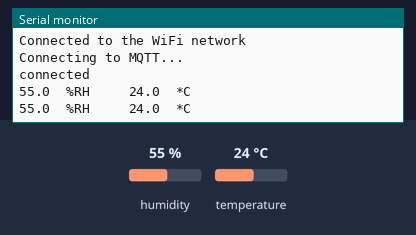
The sketch below on a simulated ESP8266 (NodeMCU). Parts: the last lines printed to the serial monitor. The test bench sets the inputs (shaded band); at power-on: humidity 55 %, temperature 24 °C. WiFi joins after 1.5 s; servers stay silent unless stated; no MQTT or app messages arrive unless stated.

Above: at 2.7 s.
2.8 s: humidity set to 22 %
At 4.0 s:
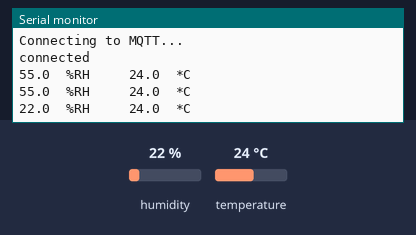
4.3 s: temperature set to 12 °C
At 5.2 s:
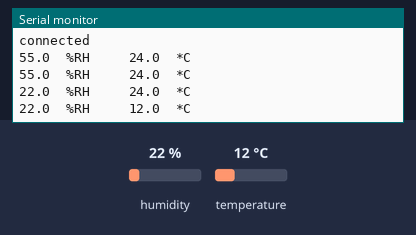
5.8 s: humidity set to 40 %
At 7.4 s:
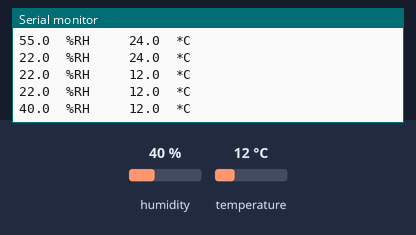
Timing chart, 0 to 8.9 s (numbered marks = the images above; inputs shaded):
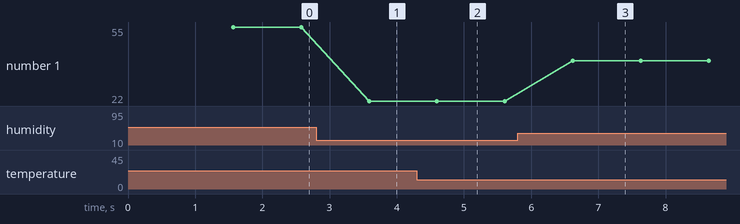

Measured:
- after the input at 2.8 s, the serial monitor: prints a new line after 0.79 s (image 1)
- after the input at 4.3 s, the serial monitor: prints a new line after 0.30 s (image 2)
- after the input at 5.8 s, the serial monitor: prints a new line after 0.82 s (image 3)
- plotted number 1: 55 → 22 after the input at 2.8 s, 22 → 40 after the input at 5.8 s

The sketch:

TempHumidityCube.ino
```cpp
#include <ESP8266WiFi.h>
#include <PubSubClient.h>
#include "DHTesp.h"

#define DHT11_PIN 2 // NodeMcu D4 pin

const char* ssid     = "UPC3499437";
const char* password = "wuNzAp3dhh7t";

const char* mqttServer = "cloud.hackcube.org";
const int mqttPort = 11883;
const char* mqttUser = "YourMqttUser";
const char* mqttPassword = "YourMqttUserPassword";

DHTesp dht;
WiFiClient espClient;
PubSubClient client(espClient);

void setup() {
  Serial.begin(115200);
  WiFi.begin(ssid, password);

  while (WiFi.status() != WL_CONNECTED) {
      delay(500);
      Serial.println("Connecting to WiFi..");
    }
  Serial.println("Connected to the WiFi network");

  client.setServer(mqttServer, mqttPort);

  connectToMqtt();

  client.publish("esp/test", "Hello from ESP8266");
  dht.setup(DHT11_PIN, DHTesp::DHT11);
}

void connectToMqtt(){
    while (!client.connected()) {
    Serial.println("Connecting to MQTT...");

    if (client.connect("ESP8266Client")) {

      Serial.println("connected");

    } else {

      Serial.print("failed with state ");
      Serial.print(client.state());
      delay(2000);

    }
  }
}

void loop() {
  GetDhtValues();
  if(!client.connected()){
    connectToMqtt();
  }
}

void GetDhtValues() {

  float wilgotnosc = dht.getHumidity();
  float temperatura = dht.getTemperature();
  if (dht.getStatusString() == "OK") {
     //Pobranie informacji o wilgotnosci
    char charBuf[50];
    Serial.print(wilgotnosc, 1);
    String(wilgotnosc).toCharArray(charBuf, 50);
    client.publish("testcube/humidity", charBuf);
    Serial.print("\t");
    Serial.print("%RH ");
    Serial.print("\t\t");
    //Pobranie informacji o temperaturze

    Serial.print(temperatura, 1);
    String(temperatura).toCharArray(charBuf, 50);
    client.publish("testcube/temp", charBuf);
    Serial.print("\t");
    Serial.println("*C");
  }
  delay(dht.getMinimumSamplingPeriod());
}
```
